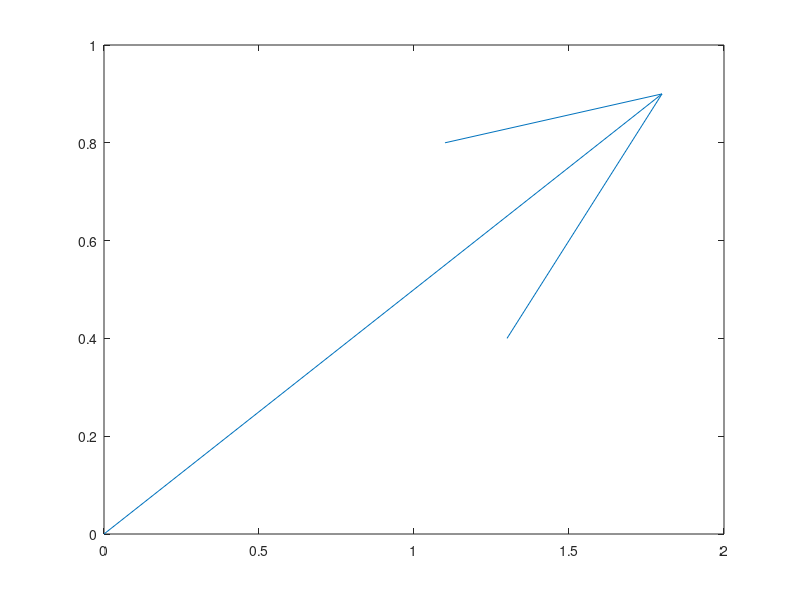

Write MATLAB code to recreate this figure.
A = [2    -1;
     2     0;]

eig(A)
C = [1 0;
    1 1;]
B= [1 -1;
    1 1;]

unitV = randn(2,100)
for i=1:100
    unitV(1:2,i) = unitV(1:2,i)/norm(unitV(1:2,i))
    unitV(1:2,i) = A * unitV(1:2,i)
end
% quiver(zeros(1,100), zeros(1,100), unitV(1, 1:100), unitV(2, 1:100))
quiver(0, 0, 2, 1)